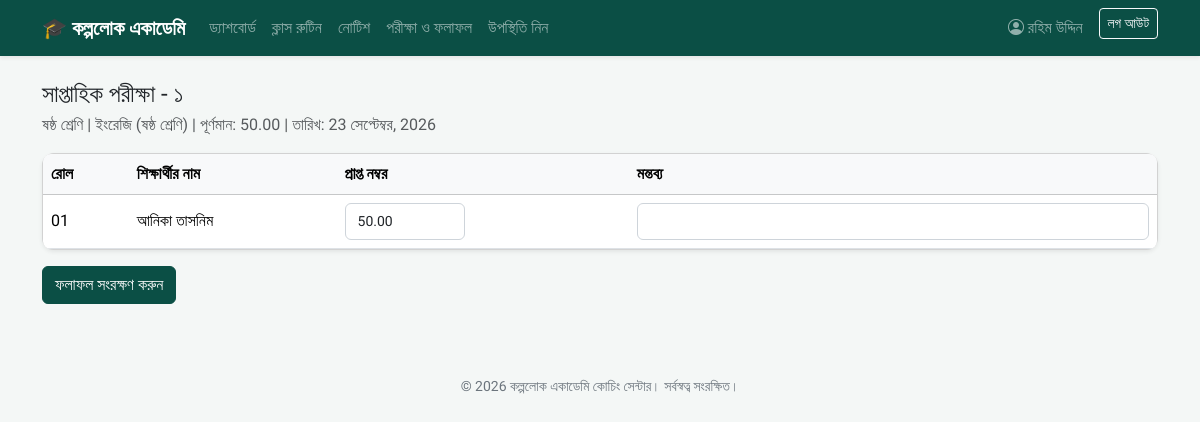
The page /exams/6/results/ (signed in) on the database its author committed.
### accounts/models.py (models this page shows, shortened)
class User(AbstractUser):
    class Role(models.TextChoices):
        ADMIN = "ADMIN", "Admin"
        TEACHER = "TEACHER", "Teacher"
        STUDENT = "STUDENT", "Student"
    role = models.CharField(max_length=10, choices=Role.choices, default=Role.STUDENT)
    phone = models.CharField(max_length=20, blank=True)
    photo = models.ImageField(upload_to="profiles/", blank=True, null=True)
    address = models.CharField(max_length=255, blank=True)
    def is_admin_role(self):
        return self.role == self.Role.ADMIN or self.is_superuser
    def is_teacher_role(self):
        return self.role == self.Role.TEACHER
    def is_student_role(self):
        return self.role == self.Role.STUDENT

class StudentProfile(models.Model):
    user = models.OneToOneField(User, on_delete=models.CASCADE, related_name="student_profile")
    school_class = models.ForeignKey(
        "academy.SchoolClass", on_delete=models.SET_NULL, null=True, blank=True, related_name="students"
    )
    roll_number = models.CharField(max_length=20, blank=True)
    guardian_name = models.CharField(max_length=150, blank=True)
    guardian_phone = models.CharField(max_length=20, blank=True)
    admission_date = models.DateField(null=True, blank=True)
    monthly_fee = models.DecimalField(max_digits=10, decimal_places=2, default=0)

### academy/models.py (models this page shows, shortened)
class Exam(models.Model):
    class ExamType(models.TextChoices):
        WEEKLY = "WEEKLY", "সাপ্তাহিক পরীক্ষা"
        MONTHLY = "MONTHLY", "মাসিক পরীক্ষা"
        MODEL = "MODEL", "মডেল টেস্ট"
        FINAL = "FINAL", "বার্ষিক/চূড়ান্ত পরীক্ষা"
    name = models.CharField(max_length=150)
    exam_type = models.CharField(max_length=10, choices=ExamType.choices, default=ExamType.WEEKLY)
    school_class = models.ForeignKey(SchoolClass, on_delete=models.CASCADE, related_name="exams")
    subject = models.ForeignKey(Subject, on_delete=models.CASCADE, related_name="exams")
    date = models.DateField(default=timezone.now)
    total_marks = models.DecimalField(max_digits=6, decimal_places=2, default=100)
    created_by = models.ForeignKey(
        settings.AUTH_USER_MODEL, on_delete=models.SET_NULL, null=True, blank=True, related_name="exams_created"
    )
    class Meta:
        ordering = ["-date"]

class SchoolClass(models.Model):
    name = models.CharField(max_length=100, unique=True, help_text="যেমনঃ ষষ্ঠ শ্রেণি, SSC ব্যাচ")
    section = models.CharField(max_length=50, blank=True)
    order = models.PositiveIntegerField(default=0, help_text="তালিকায় ক্রম নির্ধারণের জন্য")
    class Meta:
        ordering = ["order", "name"]
    def __str__(self):
        return f"{self.name}{(' - ' + self.section) if self.section else ''}"

class Subject(models.Model):
    name = models.CharField(max_length=100)
    school_class = models.ForeignKey(SchoolClass, on_delete=models.CASCADE, related_name="subjects")
    code = models.CharField(max_length=20, blank=True)
    class Meta:
        unique_together = ("name", "school_class")
    def __str__(self):
        return f"{self.name} ({self.school_class})"

class ExamResult(models.Model):
    exam = models.ForeignKey(Exam, on_delete=models.CASCADE, related_name="results")
    student = models.ForeignKey(
        settings.AUTH_USER_MODEL, on_delete=models.CASCADE, related_name="exam_results",
        limit_choices_to={"role": "STUDENT"}
    )
    marks_obtained = models.DecimalField(max_digits=6, decimal_places=2)
    remarks = models.CharField(max_length=255, blank=True)
    entered_by = models.ForeignKey(
        settings.AUTH_USER_MODEL, on_delete=models.SET_NULL, null=True, blank=True, related_name="results_entered"
    )
    entered_at = models.DateTimeField(auto_now_add=True)
    class Meta:
        unique_together = ("exam", "student")
        ordering = ["-exam__date"]

### accounts/decorators.py (the view)
        @login_required
        def wrapped(request, *args, **kwargs):
            if not role_check(request.user):
                raise PermissionDenied("এই পাতাটি দেখার অনুমতি আপনার নেই।")
            return view_func(request, *args, **kwargs)

### academy/views.py (called while the page is built, shortened)
@teacher_required
def exam_result_entry(request, pk):
    exam = get_object_or_404(Exam, pk=pk)
    students = User.objects.filter(
        role=User.Role.STUDENT, student_profile__school_class=exam.school_class
    ).select_related("student_profile")
    existing_results = {r.student_id: r for r in ExamResult.objects.filter(exam=exam)}
    rows = []
    for student in students:
        result = existing_results.get(student.id)
        rows.append({
            "student": student,
            "marks_obtained": result.marks_obtained if result else "",
            "remarks": result.remarks if result else "",
        })
    return render(request, "academy/exam_result_entry.html", {"exam": exam, "rows": rows})

### templates/academy/exam_result_entry.html (shortened to what this page needs)
{% extends "base.html" %}
{% block content %}
<h4 class="mb-1">{{ exam.name }}</h4>
<p class="text-muted">{{ exam.school_class }} | {{ exam.subject }} | পূর্ণমান: {{ exam.total_marks }} | তারিখ: {{ exam.date }}</p>
<form method="post">
    <div class="card shadow-sm">
        <div class="table-responsive">
            <table class="table mb-0 align-middle">
                <thead class="table-light"><tr><th>রোল</th><th>শিক্ষার্থীর নাম</th><th>প্রাপ্ত নম্বর</th><th>মন্তব্য</th></tr></thead>
                <tbody>
                {% for row in rows %}
                    <tr>
                        <td>{{ row.student.student_profile.roll_number|default:"-" }}</td>
                        <td>{{ row.student.get_full_name|default:row.student.username }}</td>
                        <td>
                            <input type="number" step="0.01" min="0" max="{{ exam.total_marks }}"
                                   name="marks_{{ row.student.id }}" value="{{ row.marks_obtained }}"
                                   class="form-control form-control-sm" style="max-width:120px;">
                        </td>
                        <td>
                            <input type="text" name="remarks_{{ row.student.id }}" value="{{ row.remarks }}"
                                   class="form-control form-control-sm">
                        </td>
                    </tr>
                {% empty %}
                    <tr><td colspan="4" class="text-center text-muted py-4">এই শ্রেণিতে কোনো শিক্ষার্থী নেই।</td></tr>
                {% endfor %}
                </tbody>
            </table>
        </div>
    </div>
    <button type="submit" class="btn btn-brand mt-3">ফলাফল সংরক্ষণ করুন</button>
</form>
{% endblock %}

### templates/base.html (shortened to what this page needs)
{% load static %}
<!DOCTYPE html>
<html lang="bn">
<head>
    <link href="https://cdn.jsdelivr.net/npm/bootstrap@5.3.3/dist/css/bootstrap.min.css" rel="stylesheet">
    <link href="https://cdn.jsdelivr.net/npm/bootstrap-icons@1.11.3/font/bootstrap-icons.css" rel="stylesheet">
</head>
<body>
<nav class="navbar navbar-expand-lg navbar-dark brand-green mb-4 shadow-sm">
    <div class="container">
        <a class="navbar-brand" href="{% url 'home' %}">🎓 কল্পলোক একাডেমি</a>
        <div class="collapse navbar-collapse" id="navMenu">
            <ul class="navbar-nav me-auto mb-2 mb-lg-0">
                {% if user.is_authenticated %}
                    <li class="nav-item"><a class="nav-link" href="{% url 'dashboard' %}">ড্যাশবোর্ড</a></li>
                    <li class="nav-item"><a class="nav-link" href="{% url 'routine_list' %}">ক্লাস রুটিন</a></li>
                    <li class="nav-item"><a class="nav-link" href="{% url 'notice_list' %}">নোটিশ</a></li>
                    {% if user.is_teacher_role %}
                        <li class="nav-item"><a class="nav-link" href="{% url 'exam_list' %}">পরীক্ষা ও ফলাফল</a></li>
                        <li class="nav-item"><a class="nav-link" href="{% url 'attendance_mark' %}">উপস্থিতি নিন</a></li>
                    {% endif %}
                {% endif %}
            </ul>
            <ul class="navbar-nav">
                {% if user.is_authenticated %}
                    <li class="nav-item"><a class="nav-link" href="{% url 'profile' %}"><i class="bi bi-person-circle"></i> {{ user.get_full_name|default:user.username }}</a></li>
                    <li class="nav-item">
                        <form method="post" action="{% url 'logout' %}" class="d-inline">
                            <button class="btn btn-outline-light btn-sm ms-2" type="submit">লগ আউট</button>
                        </form>
                    </li>
                {% else %}
                    <li class="nav-item"><a class="nav-link" href="{% url 'login' %}">লগইন</a></li>
                {% endif %}
            </ul>
        </div>
    </div>
</nav>
<div class="container mb-5">
    {% block content %}{% endblock %}
</div>
<footer class="text-center py-4 small">
    &copy; {% now "Y" %} কল্পলোক একাডেমি কোচিং সেন্টার। সর্বস্বত্ব সংরক্ষিত।
</footer>
</body>
</html>

### templates/base.html (style rules this page uses)
body { font-family: 'Hind Siliguri', sans-serif; background-color: #f4f7f6; }
.navbar-brand { font-weight: 700; }
.brand-green { background-color: #0b4f45 !important; }
.btn-brand { background-color: #0b4f45; border-color: #0b4f45; color: #fff; }
.card { border-radius: 0.75rem; }
.table-responsive { border-radius: 0.5rem; overflow-x: auto; -webkit-overflow-scrolling: touch; }
.table-responsive table { margin-bottom: 0; }
footer { color: #6c757d; }
form input[type=text], form input[type=email], form input[type=password], form input[type=number], form input[type=date], form input[type=time], form select, form textarea { display: block; width: 100%; padding: 0.45rem 0.75rem; border: 1px solid #ced4da; border-radius: 0.375rem; font-family: inherit; }

### rows shown on the page
User: get_full_name "রহিম উদ্দিন"
Exam: name "সাপ্তাহিক পরীক্ষা - ১", school_class "ষষ্ঠ শ্রেণি", subject "ইংরেজি (ষষ্ঠ শ্রেণি)", total_marks "50.00", date "23 সেপ্টেম্বর, 2026"
User: student.student_profile.roll_number "01", student.get_full_name "আনিকা তাসনিম"
